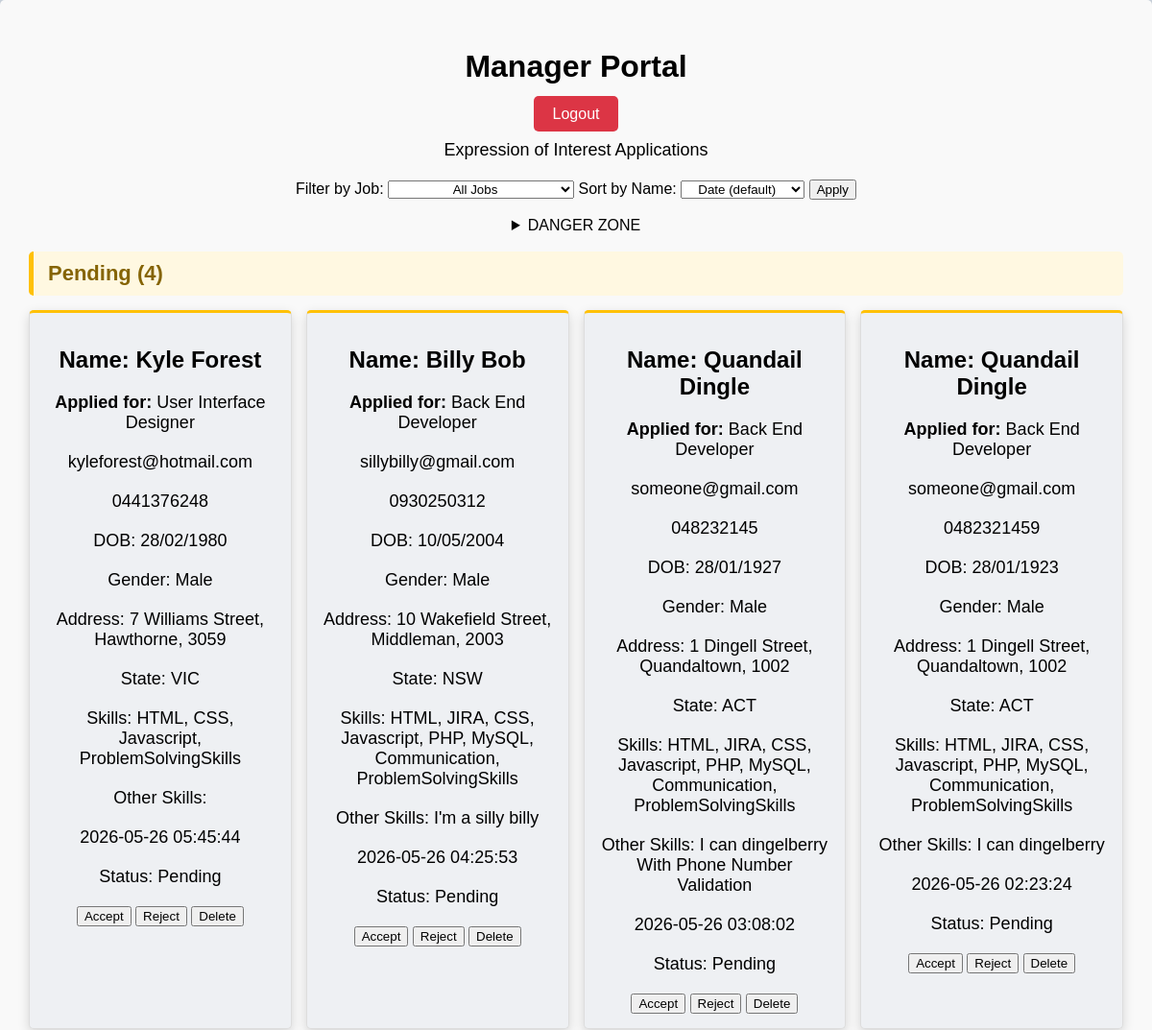
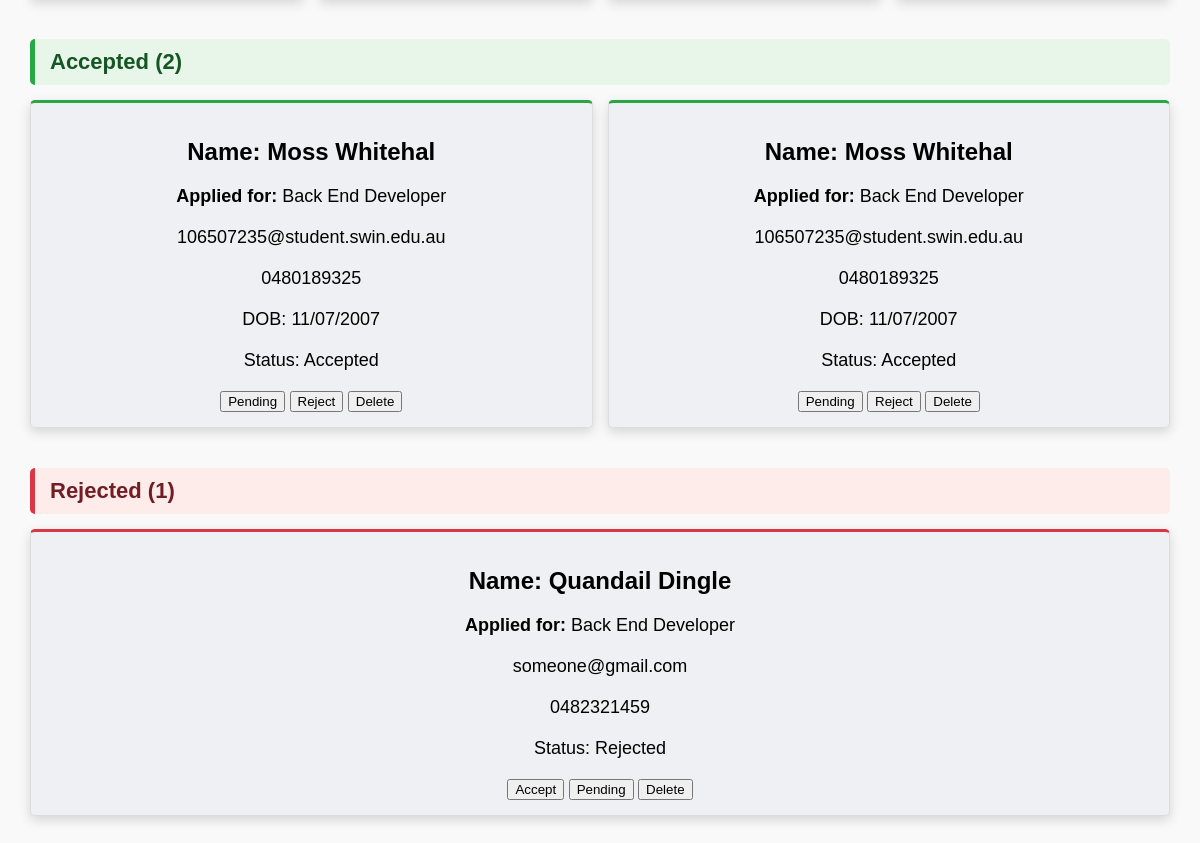
/manage.php (signed in), run on the app's committed database (2 pictures, top to bottom).
### tables this page shows
CREATE TABLE IF NOT EXISTS `eoi` (
  `id` int(6) UNSIGNED NOT NULL AUTO_INCREMENT,
  `reference_number` int(5) NOT NULL,
  `fname` varchar(50) NOT NULL,
  `lname` varchar(50) NOT NULL,
  `dob` varchar(10) NOT NULL,
  `email` varchar(50) NOT NULL,
  `phone` varchar(12) NOT NULL,
  `gender` varchar(6) NOT NULL,
  `addr` text NOT NULL,
  `country_state` varchar(15) NOT NULL,
  `skills` varchar(100) NOT NULL,
  `other_skills` text DEFAULT NULL,
  `post_date` timestamp NULL DEFAULT current_timestamp(),
  `Status` int(11) NOT NULL DEFAULT 1,
  PRIMARY KEY (`id`)
);

### manage.php (the view, shortened to what this page needs)
<?php
include_once("settings_admin.php");
$conn = mysqli_connect($host, $user, $pwd, $sql_db);
$job_filter = $_GET['job'] ?? '';
$sort = $_GET['sort'] ?? '';
$sort_map = [
    'fname' => 'eoi.fname ASC',
    'lname' => 'eoi.lname ASC',
    'both' => 'eoi.fname ASC, eoi.lname ASC',
];
$order_by = isset($sort_map[$sort]) ? $sort_map[$sort] : 'eoi.post_date DESC';
if ($job_filter !== '') {
    $stmt = mysqli_prepare($conn, "SELECT eoi.* FROM eoi JOIN jobslisting ON eoi.reference_number = jobslisting.reference_number WHERE jobslisting.job_name = ? ORDER BY $order_by");
    mysqli_stmt_bind_param($stmt, 's', $job_filter);
    mysqli_stmt_execute($stmt);
    $applications = mysqli_stmt_get_result($stmt);
} else {
    $applications = mysqli_query($conn, "SELECT * FROM eoi ORDER BY $order_by");
}
$pending = [];
$accepted = [];
$rejected = [];
while ($row = mysqli_fetch_assoc($applications)) {
    $jobQuery = "SELECT job_name FROM jobslisting WHERE reference_number = " . $row['reference_number'];
    $jobResult = mysqli_query($conn, $jobQuery);
    $job = mysqli_fetch_assoc($jobResult);
    $row['job_name'] = $job ? $job['job_name'] : 'Unknown';
    if ($row['Status'] == 1)
        $pending[] = $row;
    else if ($row['Status'] == 2)
        $accepted[] = $row;
    else if ($row['Status'] == 3)
        $rejected[] = $row;
}
?>
<!DOCTYPE html>
<html lang="en">
<head>
    <link rel="stylesheet" href="style/manage.css">
</head>
<body>
    <div class="content-area">
        <div class="manager-portal">
            <div class="header">
                <h1>Manager Portal</h1>
                <a href="logout.php" class="logout-button">Logout</a>
            </div>
            <p>Expression of Interest Applications</p>
            <form method="get" action="manage.php" class="filter-form">
                <label for="job-filter">Filter by Job:</label>
                <select name="job" id="job-filter">
                    <option value="">All Jobs</option>
                </select>
                <label for=" sort-filter">Sort by Name:</label>
                <select name="sort" id="sort-filter">
                    <option value="">Date (default)</option>
                </select>
                <button type="submit">Apply</button>
            </form>
            <br>
            <details>
                <summary>DANGER ZONE</summary>
            </details>
            <div class="status-section">
                <h2 class="section-heading pending-heading">Pending (<?php echo count($pending); ?>)</h2>
                <div class="applications-container">
                    <?php foreach ($pending as $row): ?>
                        <div class="application-card pending">
                            <h2>Name: <?php echo htmlspecialchars($row['fname']) . " " . htmlspecialchars($row['lname']); ?>
                            </h2>
                            <p><strong>Applied for:</strong> <?php echo htmlspecialchars($row['job_name']); ?></p>
                            <p><?php echo htmlspecialchars($row['email']); ?></p>
                            <p><?php echo htmlspecialchars($row['phone']); ?></p>
                            <p><?php echo "DOB: " . htmlspecialchars($row['dob']); ?></p>
                            <p><?php echo "Gender: " . htmlspecialchars($row['gender']); ?></p>
                            <p><?php echo "Address: " . htmlspecialchars($row['addr']); ?></p>
                            <p><?php echo "State: " . htmlspecialchars($row['country_state']); ?></p>
                            <p><?php echo "Skills: " . htmlspecialchars($row['skills']); ?></p>
                            <p><?php echo "Other Skills: " . htmlspecialchars($row['other_skills']); ?></p>
                            <p><?php echo htmlspecialchars($row['post_date']); ?></p>
                            <p class="status-pending">Status: Pending</p>
                            <form method="post" action="manage.php">
                                <button type="submit" name="action" value="accept" class="accept">Accept</button>
                                <button type="submit" name="action" value="reject" class="reject">Reject</button>
                                <button type="submit" name="action" value="delete" class="delete">Delete</button>
                            </form>
                        </div>
                    <?php endforeach; ?>
                </div>
            </div>
            <div class="status-section">
                <h2 class="section-heading accepted-heading">Accepted (<?php echo count($accepted); ?>)</h2>
                <div class="applications-container">
                    <?php foreach ($accepted as $row): ?>
                        <div class="application-card accepted">
                            <h2>Name: <?php echo htmlspecialchars($row['fname']) . " " . htmlspecialchars($row['lname']); ?>
                            </h2>
                            <p><strong>Applied for:</strong> <?php echo htmlspecialchars($row['job_name']); ?></p>
                            <p><?php echo htmlspecialchars($row['email']); ?></p>
                            <p><?php echo htmlspecialchars($row['phone']); ?></p>
                            <p>
                                <?php echo "DOB: " . htmlspecialchars($row['dob']); ?>
                            </p>
                            <p class="status-accepted">Status: Accepted</p>
                            <form method="post" action="manage.php">
                                <button type="submit" name="action" value="pending" class="pending-button">Pending</button>
                                <button type="submit" name="action" value="reject" class="reject">Reject</button>
                                <button type="submit" name="action" value="delete" class="delete">Delete</button>
                            </form>
                        </div>
                    <?php endforeach; ?>
                </div>
            </div>
            <div class="status-section">
                <h2 class="section-heading rejected-heading">Rejected (<?php echo count($rejected); ?>)</h2>
                <div class="applications-container">
                    <?php foreach ($rejected as $row): ?>
                        <div class="application-card rejected">
                            <h2>Name: <?php echo htmlspecialchars($row['fname']) . " " . htmlspecialchars($row['lname']); ?>
                            </h2>
                            <p><strong>Applied for:</strong> <?php echo htmlspecialchars($row['job_name']); ?></p>
                            <p><?php echo htmlspecialchars($row['email']); ?></p>
                            <p><?php echo htmlspecialchars($row['phone']); ?></p>
                            <p class="status-rejected">Status: Rejected</p>
                            <form method="post" action="manage.php">
                                <button type="submit" name="action" value="accept" class="accept">Accept</button>
                                <button type="submit" name="action" value="pending" class="pending-button">Pending</button>
                                <button type="submit" name="action" value="delete" class="delete">Delete</button>
                            </form>
                        </div>
                    <?php endforeach; ?>
                </div>
            </div>
        </div>
    </div>
</body>
</html>

### style/manage.css (style rules this page uses)
* { text-align: center; font-family: calibri, sans-serif; box-sizing: border-box; }
body { background-color: #c8d0da; margin: 0; padding: 0; }
.manager-portal { background-color: #f9f9f9; padding: 30px; border-radius: 5px; box-shadow: 0 2px 4px rgba(0, 0, 0, 0.1); }
.manager-portal p { font-size: 18px; margin-bottom: 20px; }
.manager-portal::after { content: ""; display: table; clear: both; }
.logout-button { background-color: #dc3545; color: #fff; border: none; padding: 10px 20px; border-radius: 5px; cursor: pointer; transition: background-color 0.3s ease; text-decoration: none; }
.applications-container { display: flex; flex-wrap: wrap; gap: 15px; width: 100%; }
.status-section { margin-bottom: 40px; }
.section-heading { font-size: 22px; font-weight: bold; padding: 10px 15px; border-radius: 5px; margin-bottom: 15px; text-align: left; }
.pending-heading { background-color: #fff8e1; color: #856404; border-left: 5px solid #ffc107; }
.accepted-heading { background-color: #e8f5e9; color: #155724; border-left: 5px solid #28a745; }
.rejected-heading { background-color: #fdecea; color: #721c24; border-left: 5px solid #dc3545; }
.application-card { background-color: #eef0f3; border: 1px solid #ddd; border-radius: 5px; padding: 15px; box-shadow: 0 4px 12px rgba(0, 0, 0, 0.15); flex: 1 1 calc(25% - 12px); min-width: 200px; text-align: left; transition: transform 0.2s ease; }
.application-card.pending { border-top: 3px solid #ffc107; }
.application-card.accepted { border-top: 3px solid #28a745; }
.application-card.rejected { border-top: 3px solid #dc3545; }

### data on the page
eoi: fname "Kyle", lname "Forest", job_name "User Interface Designer", email "kyleforest@hotmail.com", phone "0441376248", dob "28/02/1980", gender "Male", addr "7 Williams Street, Hawthorne, 3059", country_state "VIC", skills "HTML, CSS, Javascript, ProblemSolvingSkills", post_date "2026-05-26 05:45:44"
eoi: fname "Billy", lname "Bob", job_name "Back End Developer", email "sillybilly@gmail.com", phone "0930250312", dob "10/05/2004", gender "Male", addr "10 Wakefield Street, Middleman, 2003", country_state "NSW", skills "HTML, JIRA, CSS, Javascript, PHP, MySQL, Communication, ProblemSolvingSkills", other_skills "I'm a silly billy", post_date "2026-05-26 04:25:53"
eoi: fname "Quandail", lname "Dingle", job_name "Back End Developer", email "someone@gmail.com", phone "048232145", dob "28/01/1927", gender "Male", addr "1 Dingell Street, Quandaltown, 1002", country_state "ACT", skills "HTML, JIRA, CSS, Javascript, PHP, MySQL, Communication, ProblemSolvingSkills", other_skills "I can dingelberry With Phone Number Validation", post_date "2026-05-26 03:08:02"
eoi: fname "Quandail", lname "Dingle", job_name "Back End Developer", email "someone@gmail.com", phone "0482321459", dob "28/01/1923", gender "Male", addr "1 Dingell Street, Quandaltown, 1002", country_state "ACT", skills "HTML, JIRA, CSS, Javascript, PHP, MySQL, Communication, ProblemSolvingSkills", other_skills "I can dingelberry", post_date "2026-05-26 02:23:24"
eoi: fname "Moss", lname "Whitehal", job_name "Back End Developer", email "106507235@student.swin.edu.au", phone "0480189325", dob "11/07/2007"
eoi: fname "Moss", lname "Whitehal", job_name "Back End Developer", email "106507235@student.swin.edu.au", phone "0480189325", dob "11/07/2007"
eoi: fname "Quandail", lname "Dingle", job_name "Back End Developer", email "someone@gmail.com", phone "0482321459"

### other printed values
count($pending) "4"
count($accepted) "2"
count($rejected) "1"
